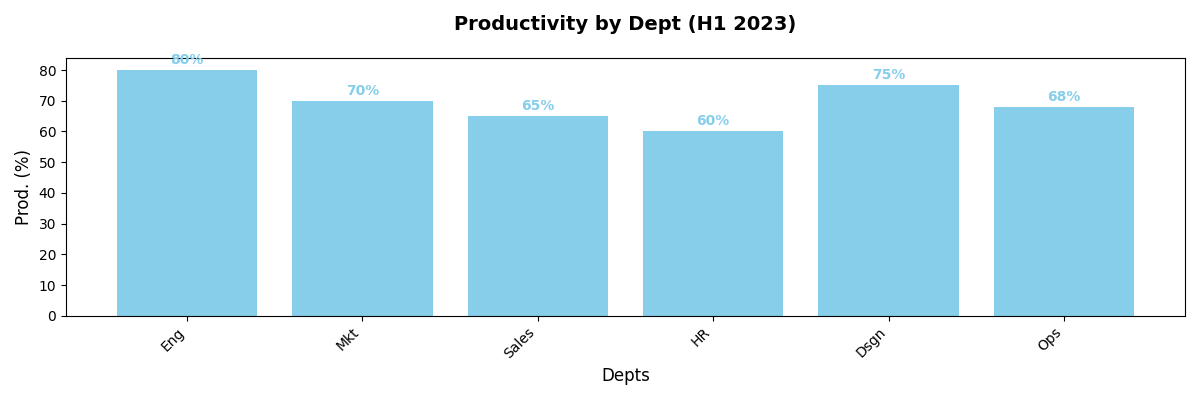

Generate this figure with Python:
import matplotlib.pyplot as plt
import numpy as np

# Data for departments
departments = ['Eng', 'Mkt', 'Sales', 'HR', 'Dsgn', 'Ops']
work_hours = [45, 40, 38, 35, 42, 37]  
stress_levels = [75, 50, 60, 40, 55, 45]  
productivity = np.array([80, 70, 65, 60, 75, 68])

fig, ax1 = plt.subplots(figsize=(12, 8))

bars = ax1.bar(departments, work_hours, color='coral')

for bar in bars:
    yval = bar.get_height()
    ax1.text(bar.get_x() + bar.get_width()/2, yval + 1, f"{yval}h", ha='center', va='bottom', color='black', fontsize=10, fontweight='bold')

ax2 = ax1.twinx()
ax2.plot(departments, stress_levels, color='green', marker='o', linestyle='-', linewidth=2.5)

for i, level in enumerate(stress_levels):
    ax2.text(i, level + 2, f"{level}%", ha='center', va='bottom', color='green', fontsize=10)

ax1.set_title('Work vs Stress in Tech (H1 2023)', fontsize=14, fontweight='bold', pad=20)
ax1.set_ylabel('Avg Hours/Week', fontsize=12)
ax1.set_xlabel('Depts', fontsize=12)
ax2.set_ylabel('Stress (%)', fontsize=12, color='green')

ax1.set_xticks(np.arange(len(departments)))
ax1.set_xticklabels(departments, rotation=45, ha='right', fontsize=10)

fig, ax3 = plt.subplots(figsize=(12, 4))
ax3.bar(departments, productivity, color='skyblue')

for i, value in enumerate(productivity):
    ax3.text(i, value + 1, f"{value}%", ha='center', va='bottom', color='skyblue', fontsize=10, fontweight='bold')

ax3.set_title('Productivity by Dept (H1 2023)', fontsize=14, fontweight='bold', pad=20)
ax3.set_ylabel('Prod. (%)', fontsize=12)
ax3.set_xlabel('Depts', fontsize=12)

ax3.set_xticks(np.arange(len(departments)))
ax3.set_xticklabels(departments, rotation=45, ha='right', fontsize=10)

plt.tight_layout()
plt.show()
